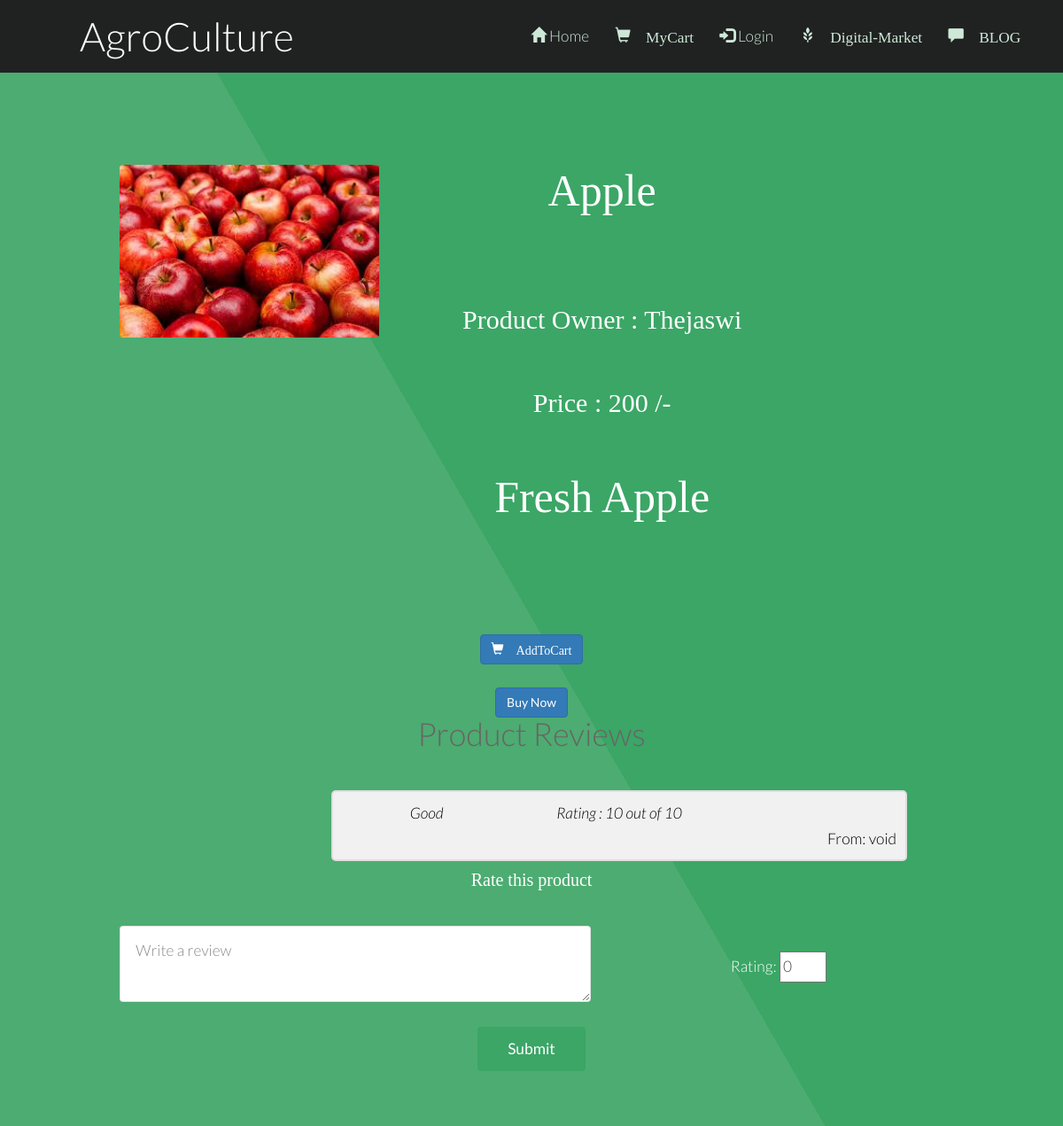
The page /review.php?pid=31 on the database its author committed.
### tables this page shows
CREATE TABLE `fproduct` (
  `fid` int(255) NOT NULL,
  `pid` int(255) NOT NULL,
  `product` varchar(255) NOT NULL,
  `pcat` varchar(255) NOT NULL,
  `pinfo` varchar(255) NOT NULL,
  `price` float NOT NULL,
  `pimage` varchar(255) NOT NULL DEFAULT 'blank.png',
  `picStatus` int(10) NOT NULL DEFAULT 0
);

CREATE TABLE `farmer` (
  `fid` int(255) NOT NULL,
  `fname` varchar(255) NOT NULL,
  `fusername` varchar(255) NOT NULL,
  `fpassword` varchar(255) NOT NULL,
  `fhash` varchar(255) NOT NULL,
  `femail` varchar(255) NOT NULL,
  `fmobile` varchar(255) NOT NULL,
  `faddress` text NOT NULL,
  `factive` int(255) NOT NULL DEFAULT 0,
  `picExt` varchar(255) NOT NULL DEFAULT 'png',
  `picStatus` int(10) NOT NULL DEFAULT 0
);

CREATE TABLE `review` (
  `pid` int(10) NOT NULL,
  `name` varchar(255) NOT NULL,
  `rating` int(10) NOT NULL,
  `comment` text NOT NULL
);

### review.php (the view, shortened to what this page needs)
<?php
require 'db.php';
$pid = $_GET['pid'];
?>
<!DOCTYPE html>
<html>
<head>
	<link href="bootstrap\css\bootstrap.min.css" rel="stylesheet">
	<link rel="stylesheet" href="Blog/commentBox.css" />
</head>
<body>
	<?php
	require 'menu.php';
	$sql = "SELECT * FROM fproduct WHERE pid = '$pid'";
	$result = mysqli_query($conn, $sql);
	$row = mysqli_fetch_assoc($result);
	$fid = $row['fid'];
	$sql = "SELECT * FROM farmer WHERE fid = '$fid'";
	$result = mysqli_query($conn, $sql);
	$frow = mysqli_fetch_assoc($result);
	$picDestination = "images/productImages/" . $row['pimage'];
	?>
	<section id="main" class="wrapper style1 align-center">
		<div class="container">
			<div class="row">
				<div class="col-sm-4">
					<img class="image fit" src="<?php echo $picDestination . ''; ?>" alt="" />
				</div>
				<div class="col-12 col-sm-6">
					<p style="font: 50px Times new roman;"><?= $row['product']; ?></p>
					<p style="font: 30px Times new roman;">Product Owner : <?= $frow['fname']; ?></p>
					<p style="font: 30px Times new roman;">Price : <?= $row['price'] . ' /-'; ?></p>
					<div style="font: 50px Times new roman;"><?= $row['pinfo']; ?></div>
				</div>
			</div>
		</div>
		<div class="12u$">
			<center>
				<div class="row uniform">
					<div class="6u 12u$(large)">
						<a href="myCart.php?flag=1&pid=<?= $pid; ?>" class="btn btn-primary"
							style="text-decoration: none;"><span class="glyphicon glyphicon-shopping-cart">
								AddToCart</a>
					</div>
					<div class="6u 12u$(large)">
						<a href="buyNow.php?pid=<?= $pid; ?>" class="btn btn-primary" style="text-decoration: none;">Buy
							Now</a>
					</div>
				</div>
			</center>
		</div>
		<div class="container">
			<h1>Product Reviews</h1>
			<div class="row">
				<?php
				$sql = "SELECT * FROM review WHERE pid='$pid'";
				$result = mysqli_query($conn, $sql);
				?>
				<div class="col-0 col-sm-3"></div>
				<div class="col-12 col-sm-6">
					<?php
					if ($result):
						while ($row1 = $result->fetch_array()):
							?>
							<div class="con">
								<div class="row">
									<div class="col-sm-4">
										<em style="color: black;"><?= $row1['comment']; ?></em>
									</div>
									<div class="col-sm-4">
										<em
											style="color: black;"><?php echo "Rating : " . $row1['rating'] . ' out of 10'; ?></em>
									</div>
								</div>
								<span class="time-right" style="color: black;"><?php echo "From: " . $row1['name']; ?></span>
								<br /><br />
							</div>
						<?php endwhile; endif; ?>
				</div>
			</div>
		</div>
		<div class="container">
			<p style="font: 20px Times new roman; align: left;">Rate this product</p>
			<form method="POST" action="reviewInput.php?pid=<?= $pid; ?>">
				<div class="row">
					<div class="col-sm-7">
						<textarea style="background-color:white;color: black;" cols="5" name="comment"
							placeholder="Write a review"></textarea>
					</div>
					<div class="col-sm-5">
						<br />
						Rating: <input type="number" min="0" max="10" name="rating" value="0" />
					</div>
				</div>
				<div class="row">
					<div class="col-sm-12">
						<br />
						<input type="submit" />
					</div>
				</div>
			</form>
		</div>
</body>
</html>

### Blog/commentBox.css (style rules this page uses)
.con { border: 2px solid #dedede; background-color: #f1f1f1; border-radius: 5px; padding: 10px; margin: 10px 0; color: #fff; width: 650px; height:80px; word-wrap:break-word; }
.con::after { content: ""; clear: both; display: table; }
.time-right { position: relative; float: right; color: #fff; }

### css/style.css (style rules this page uses)
body { background: #fff; }
body, input, select, textarea { color: #444; font-family: "Lato", Helvetica, sans-serif; font-size: 15pt; font-weight: 300; line-height: 1.65em; }
a { color: #4dac71; text-decoration: underline; }
em, i { font-style: italic; }
p { margin: 0 0 2em 0; }
h1, h2, h3, h4, h5, h6 { color: #666; font-weight: 300; line-height: 1em; margin: 0 0 1em 0; }
.align-center { text-align: center; }
form { margin: 0 0 2em 0; }
input[type="text"], input[type="password"], input[type="email"], select, textarea { -moz-appearance: none; -webkit-appearance: none; -o-appearance: none; -ms-appearance: none; appearance: none; background: rgba(144, 144, 144, 0.075); border-radius: 4px; border: none; border: solid 1px rgba(144, 144, 144, 0.25); color: inherit; display: block; outline: 0; padding: 0 1em; text-decoration: none; width: 100%; }
textarea { padding: 0.75em 1em; }
.image { border-radius: 4px; border: 0; display: inline-block; position: relative; }
.image.fit { display: block; margin: 0 0 2em 0; width: 100%; }
input[type="submit"], input[type="reset"], input[type="button"], .button { -moz-appearance: none; -webkit-appearance: none; -o-appearance: none; -ms-appearance: none; appearance: none; -moz-transition: background-color 0.2s ease-in-out, color 0.2s ease-in-out; -webkit-transition: background-color 0.2s ease-in-out, color 0.2s ease-in-out; -o-transition: background-color 0.2s ease-in-out, color 0.2s ease-in-out; -ms-transition: background-color 0.2s ease-in-out, color 0.2s ease-in-out; transition: background-color 0.2s ease-in-out, color 0.2s ease-in-out; background-color: #3ba666; border-radius: 4px; border: 0; color: #ffffff !important; cursor: pointer; display: inline-block; font-weight: 400; height: 2.85em; line-height: 2.8em; padding: 0 2em; text-align: center; text-decoration: none; white-space: nowrap; }
.wrapper { padding: 6em 0em 4em; }
.wrapper.style1 { background-color: #3ba666; -moz-background-image: linear-gradient(60deg, #4dac71 50%, #3ba666 50%); -webkit-background-image: linear-gradient(60deg, #4dac71 50%, #3ba666 50%); -o-background-image: linear-gradient(60deg, #4dac71 50%, #3ba666 50%); -ms-background-image: linear-gradient(60deg, #4dac71 50%, #3ba666 50%); background-image: linear-gradient(60deg, #4dac71 50%, #3ba666 50%); color: #ffffff; }

### css/style-xlarge.css (style rules this page uses)
body, input, select, textarea { font-size: 13pt; }

### css/style-large.css (style rules this page uses)
body, input, select, textarea { font-size: 13pt; }

### rows shown on the page
fproduct: pimage (picture), product "Apple", price "200", pinfo "Fresh Apple"
farmer: fname "Thejaswi"
review: comment "Good", rating "10", name "void"

### other values the page prints
$loginProfile "Login"
